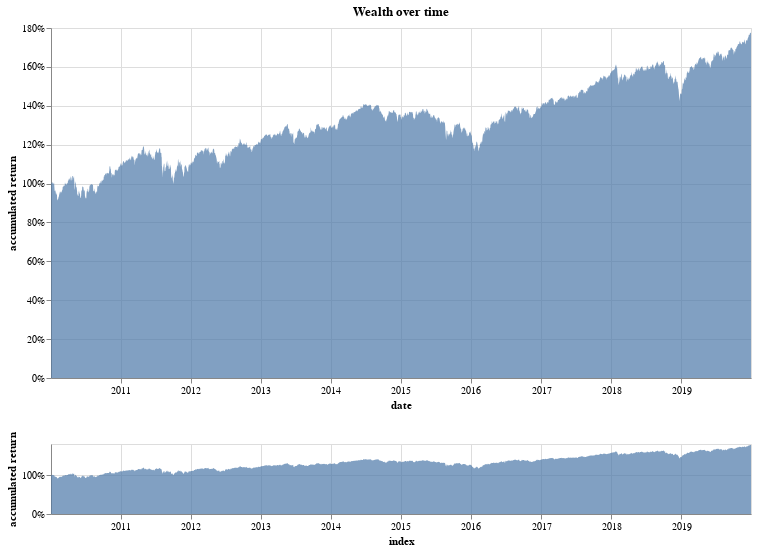

This figure's notebook cell:
### Code cell
returns_chart(bt.balance)

### Figure 1 — Vega-Lite specification as saved in the notebook (floating-point values rounded to 4 significant figures; data arrays with more than 128 entries replaced by an {"elided": "..."} marker saying what was removed)
{"config": {"view": {"continuousWidth": 400, "continuousHeight": 300}}, "vconcat": [{"layer": [{"mark": "point", "encoding": {"opacity": {"value": 0}, "x": {"type": "temporal", "field": "index"}}, "selection": {"selector008": {"type": "single", "nearest": true, "on": "mouseover", "fields": ["index"], "empty": "none"}}}, {"mark": "point", "encoding": {"opacity": {"condition": {"value": 1, "selection": "selector008"}, "value": 0}, "x": {"type": "temporal", "field": "index"}, "y": {"type": "quantitative", "axis": {"format": "%"}, "field": "accumulated return"}}}, {"mark": {"type": "text", "align": "left", "dx": 5, "dy": -5}, "encoding": {"text": {"condition": {"type": "quantitative", "field": "accumulated return", "format": ".2%", "selection": "selector008"}, "value": " "}, "x": {"type": "temporal", "field": "index"}, "y": {"type": "quantitative", "axis": {"format": "%"}, "field": "accumulated return"}}}, {"mark": {"type": "area", "opacity": 0.7}, "encoding": {"x": {"type": "temporal", "axis": {"title": "date"}, "field": "index", "scale": {"domain": {"selection": "selector007"}}}, "y": {"type": "quantitative", "axis": {"format": "%"}, "field": "accumulated return"}}}], "height": 350, "title": "Wealth over time", "width": 700}, {"mark": {"type": "area", "opacity": 0.7}, "encoding": {"x": {"type": "temporal", "field": "index"}, "y": {"type": "quantitative", "axis": {"format": "%"}, "field": "accumulated return"}}, "height": 70, "selection": {"selector007": {"type": "interval", "encodings": ["x"]}}, "width": 700}], "data": {"name": "data-73ae1e0eda46d749ad159b58d9598d47"}, "$schema": "https://vega.github.io/schema/vega-lite/v4.0.0.json", "datasets": {"data-73ae1e0eda46d749ad159b58d9598d47": {"elided": "2517 records"}}}
